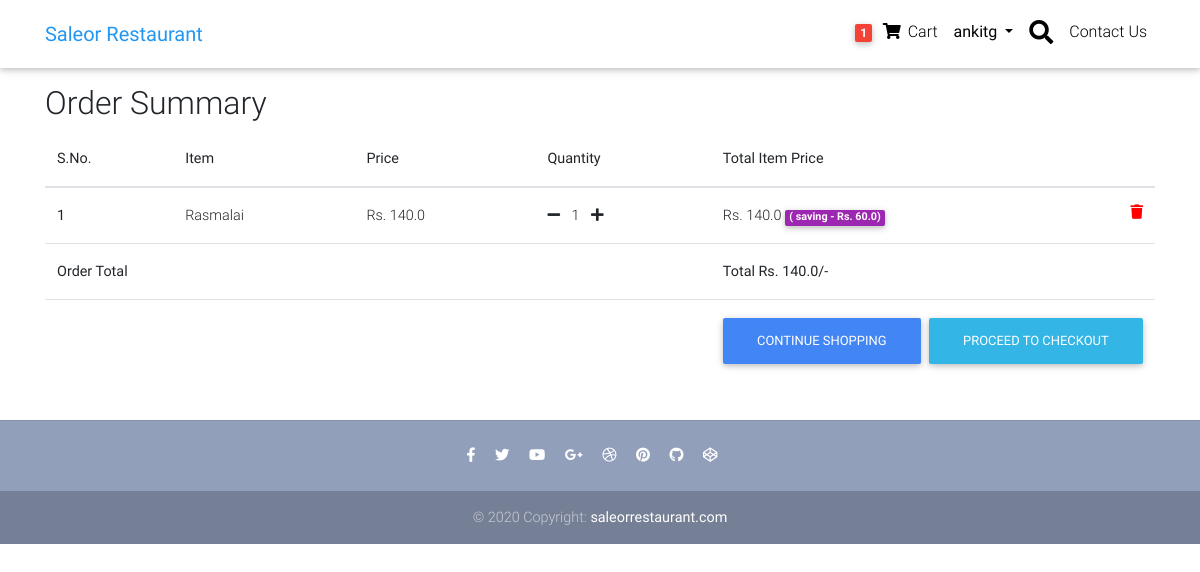
/order-summary/ (signed in), run on an earlier commit of the app's database.
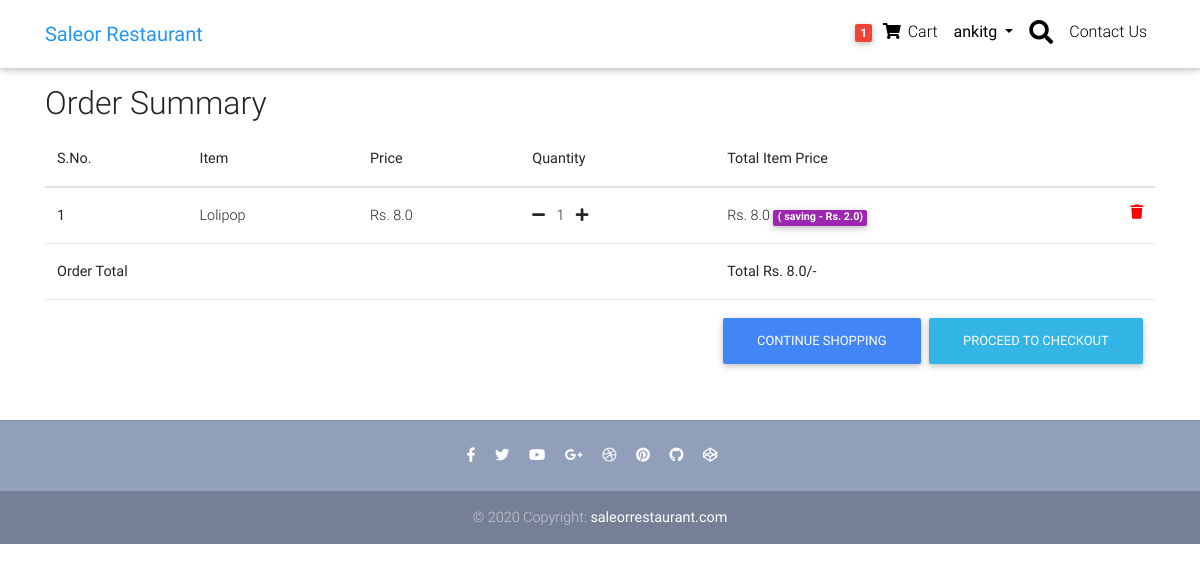
And on a later commit of the database.
### restaurant/models.py (models this page shows, shortened)
class Order(models.Model):
    user = models.ForeignKey(settings.AUTH_USER_MODEL, on_delete=models.CASCADE)
    ref_code = models.CharField(max_length=20, blank=True, null=True)
    items = models.ManyToManyField(OrderItem)
    order_date = models.DateTimeField()
    ordered = models.BooleanField(default=False)
    billing_address = models.ForeignKey('BillingAddress', on_delete=models.SET_NULL, blank=True, null=True)
    payment = models.ForeignKey('Payment', on_delete=models.SET_NULL, blank=True, null=True)
    paytm_payment_id = models.CharField(max_length=100, null=True, blank=True)
    coupon = models.ForeignKey('Coupon', on_delete=models.SET_NULL, blank=True, null=True)
    status = models.CharField(max_length=50, choices=order_status, default='not_accepted')
    refund_requested = models.BooleanField(default=False)
    refund_granted = models.BooleanField(default=False)
    refund_completed = models.BooleanField(default=False)
    def get_total(self):
        total = 0
        for order_item in self.items.all():
            total += order_item.get_final_price()
        if self.coupon:
            total -= self.coupon.amount
        return total

class OrderItem(models.Model):
    user = models.ForeignKey(settings.AUTH_USER_MODEL, on_delete=models.CASCADE)
    item = models.ForeignKey(Item, on_delete=models.CASCADE)
    cartitem = models.IntegerField(default=1)
    ordered = models.BooleanField(default=False)
    def get_total_item_price(self):
        return self.cartitem * self.item.price
    def get_total_item_discount_price(self):
        return self.cartitem * self.item.discount_price
    def save_on_bill(self):
        return self.get_total_item_price() - self.get_total_item_discount_price()
    def get_final_price(self):
        if self.item.discount_price:
            return self.get_total_item_discount_price()
        return self.get_total_item_price()

class Item(models.Model):
    title = models.CharField(max_length=100)
    price = models.FloatField()
    discount_price = models.FloatField(blank=True, null=True)
    veg_or_nonveg = models.CharField(choices=dish_type, max_length=20)
    quantity = models.CharField(choices=quantity, max_length=20)
    image_url = models.URLField()
    slug = models.SlugField()

### restaurant/views.py (the view)
# urls.py: path('order-summary/', views.OrderSummaryView.as_view(), name="order-summary"),
class OrderSummaryView(LoginRequiredMixin, View):
    def get(self, *args, **kwargs):
        try:
            order = Order.objects.get(user=self.request.user, ordered=False)
            return render(self.request, 'restaurant/order-summary.html', {'object': order})
        except ObjectDoesNotExist:
            messages.warning(self.request, "Your cart is empty")
            return redirect('/')
        return render(self.request, 'restaurant/order-summary.html')

### restaurant/templatetags/cart_template_tags.py (called while the page is built)
@register.filter
def cart_item_count(user):
    if user.is_authenticated:
        queryset = Order.objects.filter(user=user, ordered=False)
        if queryset.exists():
            return queryset[0].items.count()
    return 0

### templates/restaurant/order-summary.html (shortened to what this page needs)
{% extends 'base.html' %}
{% block body %}
{% load static %}
<main>
    <div class="container">
        <div class="table-responsive text-nowrap">
            <table class="table">
                <thead>
                    <tr>
                        <th scope="col">S.No.</th>
                        <th scope="col">Item</th>
                        <th scope="col">Price</th>
                        <th scope="col">Quantity</th>
                        <th scope="col">Total Item Price</th>
                    </tr>
                </thead>
                <tbody>
                    <h2 class="mt-3">Order Summary</h2>
                    {% for order_item in object.items.all %}
                    <tr>
                        <th scope="row">{{forloop.counter}}</th>
                        <td>{{order_item.item.title}}</td>
                        <td>Rs. {% if order_item.item.discount_price %}
                            {{order_item.item.discount_price}}
                            {% else %}
                            {{order_item.item.price}}
                            {% endif %}</td>
                        <td><a href="{% url 'restaurant:remove_single_item_from_cart' order_item.item.slug %}"><i class="fa fa-minus mr-2" aria-hidden="true"></i></a>
                            {{order_item.cartitem}}
                            <a href="{% url 'restaurant:add-to-cart' order_item.item.slug %}"><i class="fa fa-plus ml-2" aria-hidden="true"></i></a>
                        </td>
                        <td>Rs.
                            {% if order_item.item.discount_price %}
                            {{order_item.get_total_item_discount_price}}
                            <span class="badge purple mr-1">( saving - Rs. {{order_item.save_on_bill}})</span>
                            {% else %}
                            {{order_item.get_total_item_price}}
                            {% endif %}
                        <a href="{% url 'restaurant:remove-from-cart' order_item.item.slug %}">
                            <i style="color: red;" class="fa fa-trash float-right" aria-hidden="true"></i>
                        </a>
                        </td>
                    </tr>
                    {% endfor %}
                    {% if object.items.all.count != 0 %}
                    <tr>
                        <td colspan="4"><b>Order Total</b></td>
                        <td><strong>Total Rs. {{object.get_total}}/-</strong></td>
                    </tr>
                    {%endif %}
                    {% if object.get_total > 1 %}
                    <tr>
                        <td colspan="5">
                            <a href="/checkout" class="btn btn-info float-right ml-2">Proceed to Checkout</a>
                            <a href="/" class="btn btn-primary float-right">Continue Shopping</a>
                        </td>
                    </tr>
                    {% endif %}
                </tbody>
            </table>
        </div>
    </div>
</main>
{% endblock body %}

### templates/base.html (shortened to what this page needs)
<!DOCTYPE html>
<html lang="en">
{% load static %}
{% load cart_template_tags %}
{% load socialaccount %}
<head>
  <link rel="stylesheet" href="https://use.fontawesome.com/releases/v5.11.2/css/all.css">
  <link href="{% static 'css/bootstrap.min.css' %}" rel="stylesheet">
  <link href="{% static 'css/mdb.min.css' %}" rel="stylesheet">
  <link href="{% static 'css/style.min.css' %}" rel="stylesheet">
</head>
<body>
  <nav class="navbar navbar-expand-lg navbar-light white scrolling-navbar">
    <div class="container">
      <a class="navbar-brand waves-effect" href="{% url 'restaurant:homePage' %}">
        <strong class="blue-text">Saleor Restaurant</strong>
      </a>
      <div class="collapse navbar-collapse" id="navbarSupportedContent">
        <ul class="navbar-nav">
          {% if request.user.is_authenticated %}
          <li class="nav-item">
            <a class="nav-link" href="{% url 'restaurant:order-summary' %}">
              <span class="badge red z-depth-1 mr-1"> {{request.user|cart_item_count}} </span>
              <i class="fas fa-shopping-cart"></i>
              <span class="clearfix"> Cart </span>
            </a>
          </li>
          <li class="nav-item">
            <div class="dropdown show">
              <a class="nav-link dropdown-toggle" href="#" role="button" id="dropdownMenuLink" data-toggle="dropdown"
                aria-haspopup="true" aria-expanded="false">
                <b>{{request.user.username}}</b>
              </a>
            </div>
          </li>
          {% endif %}
          <li class="nav-item">
              <a class="nav-link waves-effect" data-toggle="modal" data-target="#exampleModal">
                <i class="fa fa-search" style="font-size: x-large;" aria-hidden="true"></i>
              </a>
          </li>
          <li class="nav-item">
            <a class="nav-link" href="{% url 'restaurant:contact-us' %}">
              <span class="clearfix"> Contact Us </span>
            </a>
          </li>
        </ul>
      </div>
    </div>
  </nav>
  {% block body %}
  {% endblock body %}
  <footer class="page-footer text-center font-small mt-4 wow fadeIn">
    <hr class="my-4">
    <div class="pb-4">
      <a href="#" target="_blank">
        <i class="fab fa-facebook-f mr-3"></i>
      </a>
      <a href="#" target="_blank">
        <i class="fab fa-twitter mr-3"></i>
      </a>
      <a href="#" target="_blank">
        <i class="fab fa-youtube mr-3"></i>
      </a>
      <a href="#" target="_blank">
        <i class="fab fa-google-plus-g mr-3"></i>
      </a>
      <a href="#" target="_blank">
        <i class="fab fa-dribbble mr-3"></i>
      </a>
      <a href="#" target="_blank">
        <i class="fab fa-pinterest mr-3"></i>
      </a>
      <a href="#" target="_blank">
        <i class="fab fa-github mr-3"></i>
      </a>
      <a href="#" target="_blank">
        <i class="fab fa-codepen mr-3"></i>
      </a>
    </div>
    <div class="footer-copyright py-3">
      © 2020 Copyright:
      <a href="/"><b>saleorrestaurant.com</b> </a>
    </div>
  </footer>
  {% load static %}
</body>
</html>

### templates/base.html (style rules this page uses)
html, body, header, .carousel { height: 60vh; }

What changed in the data, as far as the page shows it:
no longer on this page (row edited): OrderItem: item "Rasmalai", item.discount_price "140.0", cartitem "1", get_total_item_discount_price "140.0", save_on_bill "60.0"
no longer on this page (row edited): Order: get_total "140.0"
added OrderItem: item "Lolipop", item.discount_price "8.0", cartitem "1", get_total_item_discount_price "8.0", save_on_bill "2.0"
added Order: get_total "8.0"
